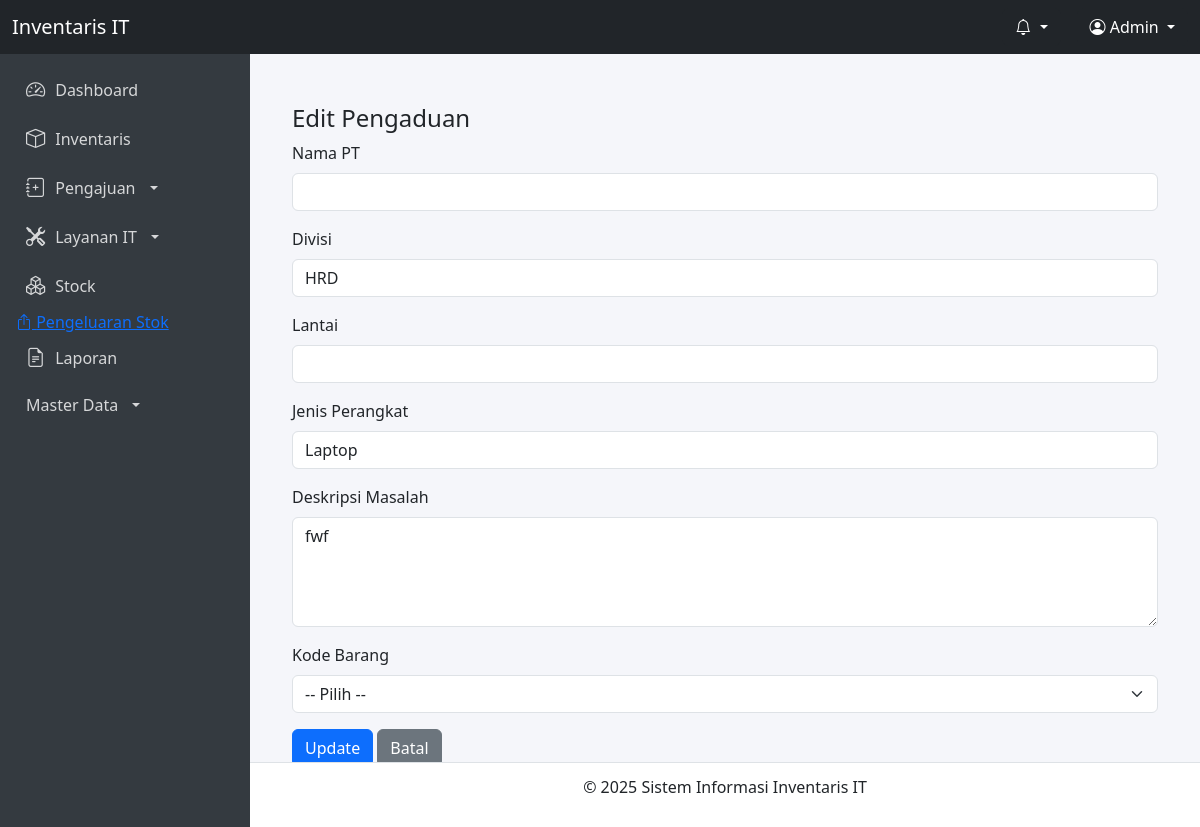
The page /layanan_it/pengaduan_edit.php?id=8 (signed in) on the database its author committed.
### tables this page shows
CREATE TABLE `pengaduan` (
  `id_pengaduan` int(25) NOT NULL,
  `id_user` int(25) NOT NULL,
  `nama_pt` varchar(100) DEFAULT NULL,
  `divisi` varchar(100) NOT NULL,
  `lantai` varchar(10) DEFAULT NULL,
  `jenis_perangkat` varchar(50) NOT NULL,
  `deskripsi_masalah` text NOT NULL,
  `tindakan` text DEFAULT NULL,
  `tanggal_pengaduan` datetime DEFAULT current_timestamp(),
  `status` enum('Pending','Diproses','Diperbaiki','Tidak Bisa Diperbaiki') DEFAULT 'Diproses',
  `tindakan_perbaikan` text DEFAULT NULL,
  `pic_it` varchar(100) DEFAULT NULL,
  `tanggal_perbaikan` datetime DEFAULT NULL,
  `kode_barang` varchar(50) DEFAULT NULL,
  `spesifikasi` text DEFAULT NULL
);

### layanan_it/pengaduan_edit.php (the view, shortened to what this page needs)
<?php
include('../layouts/header.php');
include('../layouts/sidebar.php');
$id_pengaduan = $_GET['id'] ?? null;
$stmt = $conn->prepare("SELECT * FROM pengaduan WHERE id_pengaduan = ?");
$stmt->bind_param("i", $id_pengaduan);
$stmt->execute();
$result = $stmt->get_result();
$data = $result->fetch_assoc();
?>
<div class="content">
    <div class="container mt-4">
        <h4>Edit Pengaduan</h4>
        <form action="pengaduan_update.php" method="POST">
            <div class="mb-3">
                <label for="nama_pt" class="form-label">Nama PT</label>
                <input type="text" name="nama_pt" class="form-control" value="<?= htmlspecialchars($data['nama_pt']) ?>" required>
            </div>
            <div class="mb-3">
                <label for="divisi" class="form-label">Divisi</label>
                <input type="text" name="divisi" class="form-control" value="<?= htmlspecialchars($data['divisi']) ?>" required>
            </div>
            <div class="mb-3">
                <label for="lantai" class="form-label">Lantai</label>
                <input type="text" name="lantai" class="form-control" value="<?= htmlspecialchars($data['lantai']) ?>" required>
            </div>
            <div class="mb-3">
                <label for="jenis_perangkat" class="form-label">Jenis Perangkat</label>
                <input type="text" name="jenis_perangkat" class="form-control" value="<?= htmlspecialchars($data['jenis_perangkat']) ?>" required>
            </div>
            <div class="mb-3">
                <label for="deskripsi_masalah" class="form-label">Deskripsi Masalah</label>
                <textarea name="deskripsi_masalah" class="form-control" rows="4" required><?= htmlspecialchars($data['deskripsi_masalah']) ?></textarea>
            </div>
            <div class="mb-3">
                <label for="kode_barang" class="form-label">Kode Barang</label>
                <select name="kode_barang" class="form-select" required>
                    <option value="">-- Pilih --</option>
                </select>
            </div>
            <button type="submit" class="btn btn-primary">Update</button>
            <a href="pengaduan_list.php" class="btn btn-secondary">Batal</a>
        </form>
    </div>
</div>
<?php include('../layouts/footer.php'); ?>

### layouts/header.php (style rules this page uses)
body { margin: 0; font-family: 'Segoe UI', Tahoma, Geneva, Verdana, sans-serif; background-color: #f5f6fa; }
.content { margin-left: 250px; padding: 80px 30px 60px 30px; min-height: calc(100vh - 56px - 50px); }

### rows shown on the page
pengaduan: divisi "HRD", jenis_perangkat "Laptop", deskripsi_masalah "fwf"
